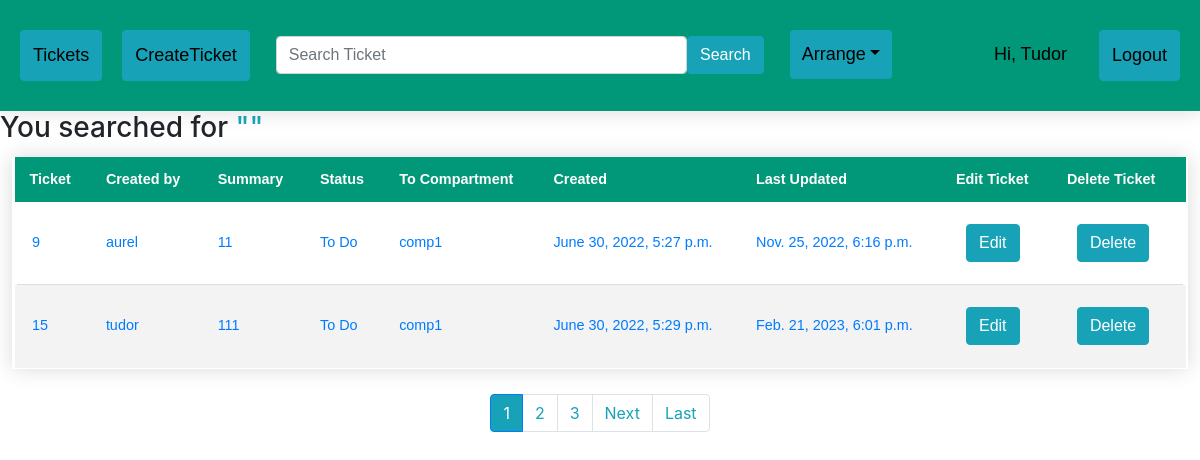
Page /index_search/ (signed in) on the committed database.
### ticketApp/models.py (models this page shows)
class Ticket(models.Model):
	title = models.CharField(max_length=100)
	assignee = models.ForeignKey(User, null=True, blank=True, on_delete=models.CASCADE)
	status = models.CharField(max_length=25, choices=TicketStatus.choices, default=TicketStatus.TO_DO)
	compartment = models.CharField(max_length=25, choices=Compartiment.choices, default=None, null=False, blank=False)
	description = models.TextField()
	created_at = models.DateTimeField('created at', auto_now_add=True)
	updated_at = models.DateTimeField('updated at', auto_now=True)
	active = models.BooleanField(default=1)

### ticketApp/views.py (the view)
# urls.py: path('index_search/', views.searches, name='searches'),
@login_required
def searches(request):
	word = Ticket.objects.all()
	res = request.GET.get('search')
	if res:
		word = Ticket.objects.filter(Q(title__icontains=res) | Q(compartment__icontains=res) | Q(status__icontains=res) | Q(assignee__username__icontains=res)).distinct()
	paginator = Paginator(word, 6)
	page = request.GET.get('page')
	try:
		results = paginator.page(page)
	except PageNotAnInteger:
		results = paginator.page(1)
	except EmptyPage:
		results = paginator.page(paginator.num_pages)
	context = {'results': results, 'search_query': res}
	if res:
		context['search_query'] = res
		context['search_url'] = f'?search={res}&'
	return render(request, 'search.html', context)

### ticketApp/templates/search.html (shortened to what this page needs)
{% extends 'base.html' %}
{% block content %}
<h3>You searched for <span class="text-info">"{{request.GET.search}}"</span></h3>
<table class="styled-table" content="width=device-width, initial-scale=1, maximum-scale=1, minimum-scale=1">
    <thead>
    <tr>
        <th>Ticket</th>
        <th>Created by</th>
        <th>Summary</th>
        <th>Status</th>
        <th>To Compartment</th>
        <th>Created</th>
        <th>Last Updated</th>
        <th>Edit Ticket</th>
        <th>Delete Ticket</th>
    </tr>
    </thead>
    <tbody>
    {% for ticket in results %}
    {% if user.usercreate.compartment == ticket.compartment or user.is_superuser %}
    {% if ticket.active == True %}
    <tr>
        <td><a href="/ticket/{{ticket.id}}">{{ticket.id}}</a></td>
        <td><a href="/ticket/{{ticket.id}}">{{ticket.assignee}}</a></td>
        <td><a href="/ticket/{{ticket.id}}">{{ticket.title}}</a></td>
        <td><a href="/ticket/{{ticket.id}}">{{ticket.status}}</a></td>
        <td><a href="/ticket/{{ticket.id}}">{{ticket.compartment}}</a></td>
        <td><a href="/ticket/{{ticket.id}}">{{ticket.created_at}}</a></td>
        <td><a href="/ticket/{{ticket.id}}">{{ticket.updated_at}}</a></td>
        <td><a href="{% url 'EditTicket' ticket.id %}" style="margin:10px;" class="btn btn-info">Edit</a></td>
        <td><a href="{% url 'InactiveTicket' ticket.id %}" style="margin:10px;" class="btn btn-info">Delete</a></td>
    </tr>
    {% endif %}
    {% endif %}
    {% endfor %}
</table>
<nav aria-label="..." class="">
    <ul class="pagination justify-content-center">
        {% for i in results.paginator.page_range %}
        {% if i == results.number %}
        <li class="page-item active"><a class="page-link bg-info">{{i}}</a></li>
        {% else %}
        <li class="page-item"><a class="page-link text-info" href="{{ search_url }}page={{i}}">{{i}}</a></li>
        {% endif %}
        {% endfor %}
        {% if results.has_next %}
        <li class="page-item">
            <a class="page-link text-info" href="{{ search_url }}page={{ results.next_page_number }}">Next</a>
        </li>
        <li class="page-item"><a class="page-link text-info"
                                 href="{{ search_url }}page={{ results.paginator.num_pages }}">Last
        </a></li>
        {% endif %}
    </ul>
</nav>
{% endblock %}

### ticketApp/templates/base.html (shortened to what this page needs)
<!DOCTYPE html>
<html>
<head>
    {% load static %}
    <link rel="stylesheet" href="https://stackpath.bootstrapcdn.com/bootstrap/4.4.1/css/bootstrap.min.css"
>
    <link rel="stylesheet" type="text/css" href="{% static 'css/style.css' %}">
</head>
<body>
<div class="header">
    <a href="{% url 'index' %}" style="margin:10px;" class="btn btn-info">Tickets</a>
    {% if user.is_authenticated %}
    <a href="{% url 'CreateTicket' %}" style="margin:10px;" class="btn btn-info">CreateTicket</a>
    <form style="margin:10px;" class="d-flex" method="GET" action="{% url 'searches' %}">
        <input class="form-control me-2" type="search" placeholder="Search Ticket" aria-label="Search" name="search"
               required>
        <button class="btn btn-info" type="submit">Search</button>
    </form>
        <a class="nav-link dropdown-toggle btn-info" style="margin:10px;" href="#"   data-bs-toggle="dropdown" >Arrange</a>
    {% endif %}
    <div class="header-right">
        {% if user.is_authenticated %}
        <a style="margin:10px;">Hi, {{ request.user.username|title }}</a>
        <a class="btn btn-info" href="/logout_request" style="margin:10px;">Logout</a>
        {% else %}
        <a href="{% url 'login_request' %}" class="btn btn-info">Login</a>
        {% endif %}
    </div>
</div>
<div id="body">
    {% block content %}{% endblock %}
</div>
</body>
</html>

### ticketApp/static/css/style.css (style rules this page uses)
.header { overflow: hidden; background-color: #009879; padding: 20px 10px; min-width: 200px; box-shadow: 0 0 20px rgba(0, 0, 0, 0.15); }
.header a { float: left; color: black; text-align: center; padding: 12px; text-decoration: none; font-size: 18px; font-family: sans-serif; line-height: 25px; border-radius: 4px; }
.header-right { float: right; }
.d-flex { float: left; width: 500px; text-align: center; font-family: sans-serif; line-height: 25px; padding: 6px; }
.styled-table { border-collapse: collapse; margin: 25px 0; width:98%; margin-top: 1%; margin-left:1%; margin-right:1%; font-size: 0.9em; font-family: sans-serif; min-width: 200px; box-shadow: 0 0 20px rgba(0, 0, 0, 0.15); }
.styled-table thead tr { background-color: #009879; color: #ffffff; text-align: left; }
.styled-table th, .styled-table td { padding: 12px 15px; }
.styled-table tbody tr { border-bottom: 1px solid #dddddd; }
.styled-table tbody tr:nth-of-type(even) { background-color: #f3f3f3; }
.styled-table tbody tr:last-of-type { border-bottom: 2px solid transparent; }
.styled-table tbody tr { border-right: 5px solid transparent; border-left: 5px solid transparent; }

### rows in the picture
Ticket: id "9", assignee "aurel", title "11", status "To Do", compartment "comp1", created_at "June 30, 2022, 5:27 p.m.", updated_at "Nov. 25, 2022, 6:16 p.m."
Ticket: id "15", assignee "tudor", title "111", status "To Do", compartment "comp1", created_at "June 30, 2022, 5:29 p.m.", updated_at "Feb. 21, 2023, 6:01 p.m."

### other values in the picture
{{ request.user.username|title }} "Tudor"
{{ i }} "1"
{{ i }} "2" "3"
